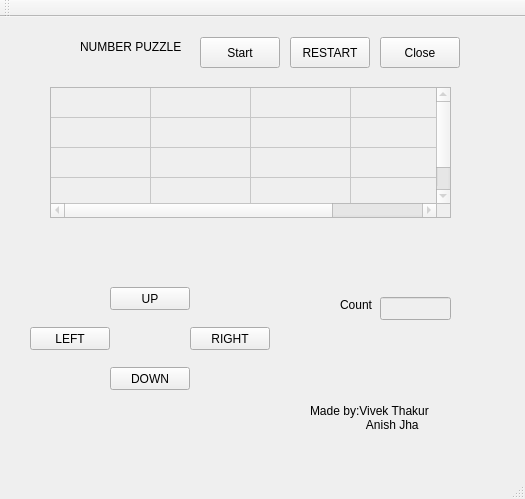
<?xml version="1.0" encoding="UTF-8"?>
<ui version="4.0">
 <class>MainWindow</class>
 <widget class="QMainWindow" name="MainWindow">
  <property name="enabled">
   <bool>true</bool>
  </property>
  <property name="geometry">
   <rect>
    <x>0</x>
    <y>0</y>
    <width>525</width>
    <height>499</height>
   </rect>
  </property>
  <property name="windowTitle">
   <string>MainWindow</string>
  </property>
  <widget class="QWidget" name="centralWidget">
   <widget class="QTableWidget" name="table">
    <property name="enabled">
     <bool>false</bool>
    </property>
    <property name="geometry">
     <rect>
      <x>50</x>
      <y>70</y>
      <width>401</width>
      <height>131</height>
     </rect>
    </property>
    <property name="showGrid">
     <bool>true</bool>
    </property>
    <property name="rowCount">
     <number>4</number>
    </property>
    <property name="columnCount">
     <number>4</number>
    </property>
    <attribute name="horizontalHeaderVisible">
     <bool>false</bool>
    </attribute>
    <attribute name="horizontalHeaderHighlightSections">
     <bool>true</bool>
    </attribute>
    <attribute name="verticalHeaderVisible">
     <bool>false</bool>
    </attribute>
    <row/>
    <row/>
    <row/>
    <row/>
    <column/>
    <column/>
    <column/>
    <column/>
   </widget>
   <widget class="QLabel" name="label">
    <property name="geometry">
     <rect>
      <x>80</x>
      <y>20</y>
      <width>161</width>
      <height>20</height>
     </rect>
    </property>
    <property name="text">
     <string>NUMBER PUZZLE</string>
    </property>
   </widget>
   <widget class="QPushButton" name="pushButton">
    <property name="enabled">
     <bool>true</bool>
    </property>
    <property name="geometry">
     <rect>
      <x>200</x>
      <y>20</y>
      <width>80</width>
      <height>31</height>
     </rect>
    </property>
    <property name="text">
     <string>Start</string>
    </property>
   </widget>
   <widget class="QPushButton" name="pushButton_2">
    <property name="geometry">
     <rect>
      <x>110</x>
      <y>270</y>
      <width>80</width>
      <height>23</height>
     </rect>
    </property>
    <property name="text">
     <string>UP</string>
    </property>
   </widget>
   <widget class="QPushButton" name="pushButton_3">
    <property name="geometry">
     <rect>
      <x>30</x>
      <y>310</y>
      <width>80</width>
      <height>23</height>
     </rect>
    </property>
    <property name="text">
     <string>LEFT</string>
    </property>
   </widget>
   <widget class="QPushButton" name="pushButton_4">
    <property name="geometry">
     <rect>
      <x>190</x>
      <y>310</y>
      <width>80</width>
      <height>23</height>
     </rect>
    </property>
    <property name="text">
     <string>RIGHT</string>
    </property>
   </widget>
   <widget class="QPushButton" name="pushButton_5">
    <property name="geometry">
     <rect>
      <x>110</x>
      <y>350</y>
      <width>80</width>
      <height>23</height>
     </rect>
    </property>
    <property name="text">
     <string>DOWN</string>
    </property>
   </widget>
   <widget class="QLabel" name="verdict">
    <property name="geometry">
     <rect>
      <x>330</x>
      <y>325</y>
      <width>101</width>
      <height>21</height>
     </rect>
    </property>
    <property name="text">
     <string/>
    </property>
   </widget>
   <widget class="QLineEdit" name="count">
    <property name="enabled">
     <bool>false</bool>
    </property>
    <property name="geometry">
     <rect>
      <x>380</x>
      <y>280</y>
      <width>71</width>
      <height>23</height>
     </rect>
    </property>
   </widget>
   <widget class="QLabel" name="label_2">
    <property name="geometry">
     <rect>
      <x>340</x>
      <y>280</y>
      <width>57</width>
      <height>15</height>
     </rect>
    </property>
    <property name="text">
     <string>Count</string>
    </property>
   </widget>
   <widget class="QPushButton" name="pushButton_6">
    <property name="geometry">
     <rect>
      <x>290</x>
      <y>20</y>
      <width>80</width>
      <height>31</height>
     </rect>
    </property>
    <property name="text">
     <string>RESTART</string>
    </property>
   </widget>
   <widget class="QPushButton" name="pushButton_7">
    <property name="geometry">
     <rect>
      <x>380</x>
      <y>20</y>
      <width>80</width>
      <height>31</height>
     </rect>
    </property>
    <property name="text">
     <string>Close</string>
    </property>
   </widget>
   <widget class="QLabel" name="label_3">
    <property name="geometry">
     <rect>
      <x>310</x>
      <y>370</y>
      <width>201</width>
      <height>61</height>
     </rect>
    </property>
    <property name="text">
     <string>Made by:Vivek Thakur 
                 Anish Jha</string>
    </property>
   </widget>
  </widget>
  <widget class="QMenuBar" name="menuBar">
   <property name="geometry">
    <rect>
     <x>0</x>
     <y>0</y>
     <width>525</width>
     <height>20</height>
    </rect>
   </property>
  </widget>
  <widget class="QToolBar" name="mainToolBar">
   <attribute name="toolBarArea">
    <enum>TopToolBarArea</enum>
   </attribute>
   <attribute name="toolBarBreak">
    <bool>false</bool>
   </attribute>
  </widget>
  <widget class="QStatusBar" name="statusBar"/>
 </widget>
 <layoutdefault spacing="6" margin="11"/>
 <resources/>
 <connections/>
</ui>
